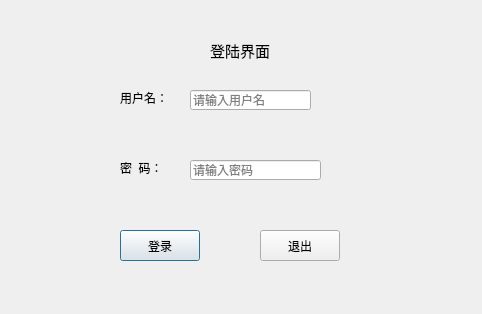
<?xml version="1.0" encoding="UTF-8"?>
<ui version="4.0">
 <class>Dialog</class>
 <widget class="QDialog" name="Dialog">
  <property name="geometry">
   <rect>
    <x>0</x>
    <y>0</y>
    <width>482</width>
    <height>314</height>
   </rect>
  </property>
  <property name="windowTitle">
   <string>Dialog</string>
  </property>
  <property name="toolTipDuration">
   <number>-1</number>
  </property>
  <widget class="QLabel" name="label">
   <property name="geometry">
    <rect>
     <x>210</x>
     <y>40</y>
     <width>101</width>
     <height>21</height>
    </rect>
   </property>
   <property name="font">
    <font>
     <pointsize>11</pointsize>
    </font>
   </property>
   <property name="text">
    <string>登陆界面</string>
   </property>
  </widget>
  <widget class="QLabel" name="label_2">
   <property name="geometry">
    <rect>
     <x>120</x>
     <y>90</y>
     <width>61</width>
     <height>16</height>
    </rect>
   </property>
   <property name="font">
    <font>
     <pointsize>9</pointsize>
    </font>
   </property>
   <property name="text">
    <string>用户名：</string>
   </property>
  </widget>
  <widget class="QLabel" name="label_3">
   <property name="geometry">
    <rect>
     <x>120</x>
     <y>160</y>
     <width>61</width>
     <height>16</height>
    </rect>
   </property>
   <property name="text">
    <string>密  码：</string>
   </property>
  </widget>
  <widget class="QLineEdit" name="lineEdit">
   <property name="geometry">
    <rect>
     <x>190</x>
     <y>90</y>
     <width>121</width>
     <height>20</height>
    </rect>
   </property>
   <property name="placeholderText">
    <string>请输入用户名</string>
   </property>
  </widget>
  <widget class="QLineEdit" name="lineEdit_2">
   <property name="geometry">
    <rect>
     <x>190</x>
     <y>160</y>
     <width>131</width>
     <height>20</height>
    </rect>
   </property>
   <property name="echoMode">
    <enum>QLineEdit::Password</enum>
   </property>
   <property name="placeholderText">
    <string>请输入密码</string>
   </property>
  </widget>
  <widget class="QPushButton" name="pushButton">
   <property name="geometry">
    <rect>
     <x>120</x>
     <y>230</y>
     <width>80</width>
     <height>31</height>
    </rect>
   </property>
   <property name="text">
    <string>登录</string>
   </property>
  </widget>
  <widget class="QPushButton" name="pushButton_2">
   <property name="geometry">
    <rect>
     <x>260</x>
     <y>230</y>
     <width>80</width>
     <height>31</height>
    </rect>
   </property>
   <property name="text">
    <string>退出</string>
   </property>
  </widget>
 </widget>
 <layoutdefault spacing="6" margin="11"/>
 <resources/>
 <connections>
  <connection>
   <sender>pushButton_2</sender>
   <signal>clicked()</signal>
   <receiver>Dialog</receiver>
   <slot>close()</slot>
   <hints>
    <hint type="sourcelabel">
     <x>286</x>
     <y>247</y>
    </hint>
    <hint type="destinationlabel">
     <x>301</x>
     <y>271</y>
    </hint>
   </hints>
  </connection>
 </connections>
</ui>
